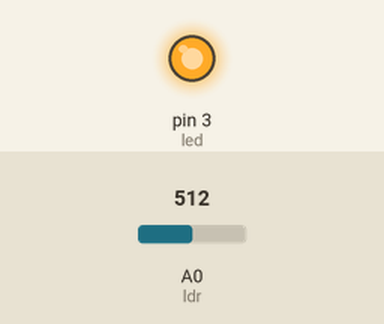
The sketch below on a simulated Arduino Uno, built with avr-gcc and run on an emulated ATmega328P. Parts: output pins drawn as LEDs (lit = HIGH). The inputs (shaded band) are chosen by the test bench; at power-on: A0 (ldr) = 512. What the sketch prints to the serial monitor is not drawn.

Above: at 1.2 s.
1.3 s: A0 (ldr) set to 682
3.3 s: A0 (ldr) set to 710
At 4.5 s:
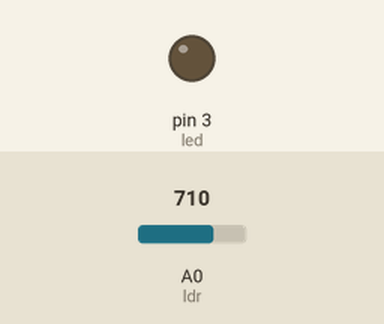
4.8 s: A0 (ldr) set to 690
At 5.8 s:
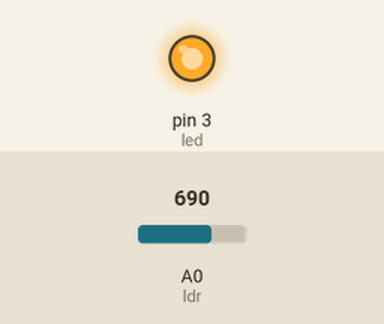
6.3 s: A0 (ldr) set to 716
At 7.2 s:
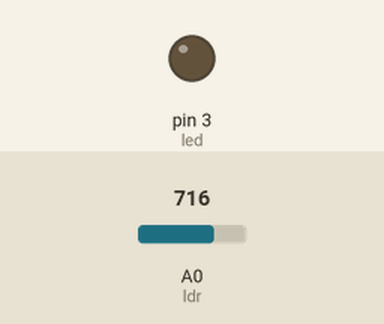
Timing chart, 0 to 8.8 s (numbered marks = the images above; inputs shaded):
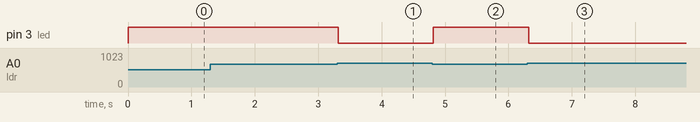

The sketch:

LDR.ino
```cpp
int ldr=A0;
int led=3;
int threshold=700;

void setup(){
  pinMode(led,OUTPUT);
  pinMode(ldr,INPUT);
  Serial.begin(9600);
}

void loop(){
  int LDR_value=analogRead(ldr);
  Serial.print("sensor=");
  Serial.print(LDR_value);

  if(LDR_value<=threshold){
    digitalWrite(led,HIGH);

  }
  else{
    digitalWrite(led,LOW);
  }

}
```

Measured:
- the behaviour switches between 700 and 701 on A0 (ldr) (found by bisection; images 0 and 1)
- after the input at 1.3 s, every drawn part: stays the same
- after the input at 3.3 s, pin 3 (led): HIGH → LOW at once
- after the input at 4.8 s, pin 3 (led): LOW → HIGH at once
- after the input at 6.3 s, pin 3 (led): HIGH → LOW at once
